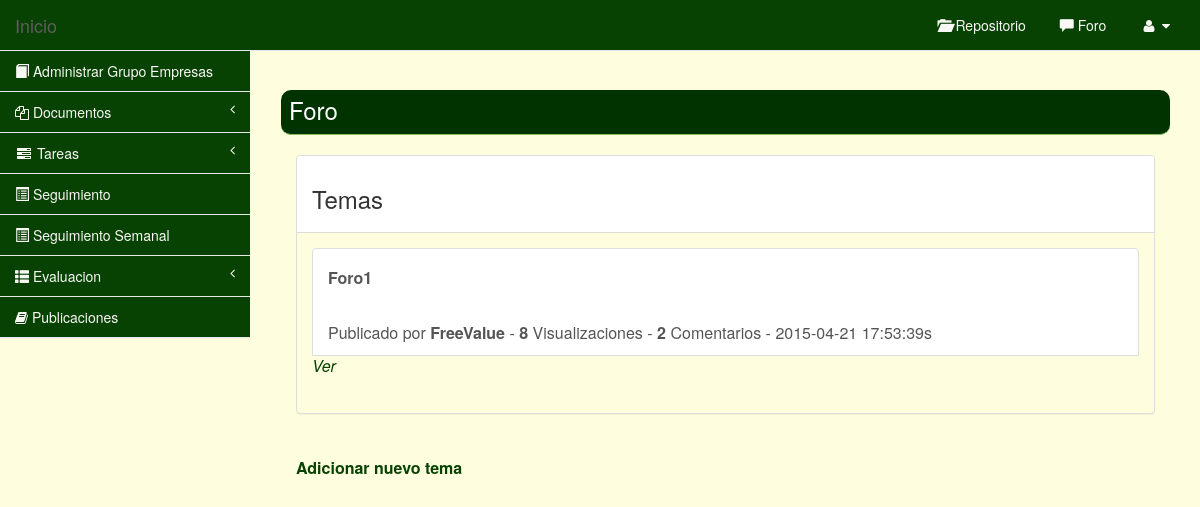
/Vista/lista-de-noticias.php, run on an earlier commit of the app's database.
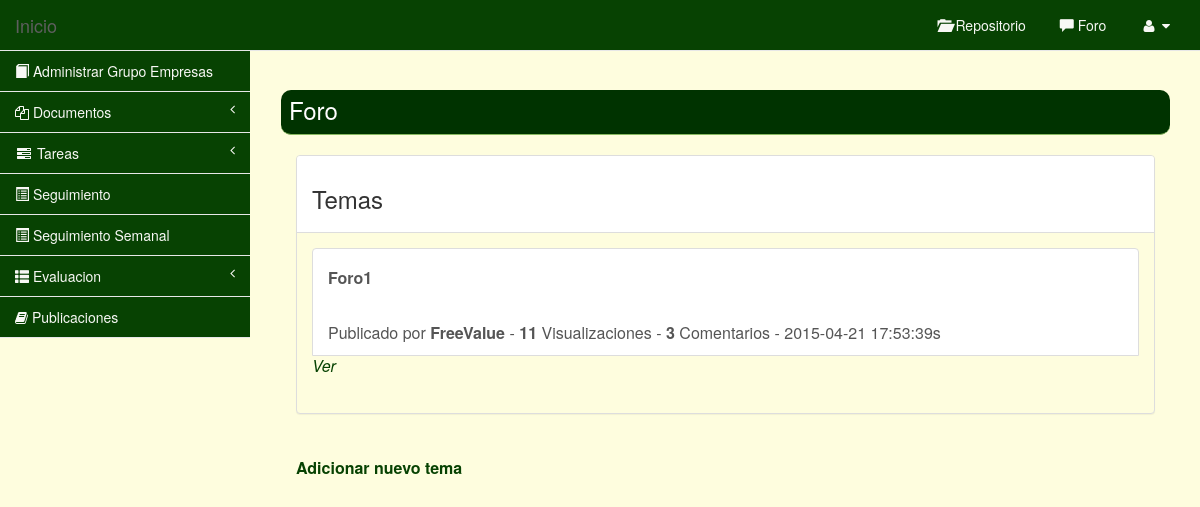
And on a later commit of the database.
### tables this page shows
CREATE TABLE `noticias` (
  `ID_N` int(11) NOT NULL,
  `NOMBRE_U` varchar(50) NOT NULL,
  `TITULO` text NOT NULL,
  `FECHA_N` datetime NOT NULL,
  `VIEWS` int(11) NOT NULL,
  `TEXTO` text NOT NULL,
  `POSTEADO` varchar(50) NOT NULL
);

### Modelo/conexion.php (called while the page is built, shortened)
<?php
include_once "configDB.php";
class conexion{
function conectar(){
$this->data_mysql = new datosmysql();
$bdName = $this->data_mysql->getDB();
}
function consulta($consulta) {
    global $link;
    $resultado = mysql_query($consulta,$link)  or die('error en la consulta' . mysql_error());
    return $resultado;
}
}
?>

### Vista/configDB.php (called while the page is built, shortened)
<?php
class datosmysql{
public $nameDB = 'saetis';
function getDB(){
    return $this->nameDB;
}
}

### Vista/lista-de-noticias.php (the view, shortened to what the changed rows need)
 <?php
 include '../Modelo/conexion.php';
 $uActivo = $_SESSION['usuario'];
 $conect=new conexion();
 ?>
  <!DOCTYPE html>
<html>
<head>
    <link href="../Librerias/icheck/skins/square/green.css" rel="stylesheet">
    <link rel="stylesheet" href="../Librerias/css/bootstrap.min.css" rel="stylesheet">
    <link rel="stylesheet" type="text/css" href="../Librerias/lib/css/docs.css">
    <link rel="stylesheet" type="text/css" href="../Librerias/font-awesome/css/font-awesome.css">
    <link rel="stylesheet" type="text/css" href="../Librerias/lib/css/bootstrap-datetimepicker.css">
    <link rel="stylesheet" type="text/css" href="../Librerias/lib/css/bootstrap-multiselect.css">
    <link rel="stylesheet" type="text/css" href="../Librerias/lib/css/bootstrapValidator.css">
    <link href="../Librerias/css/plugins/timeline/timeline.css" rel="stylesheet">
   <link href="../Librerias/css/sb-admin.css" rel="stylesheet">
   <link href="css/style.css" rel="stylesheet" type="text/css" />
</head>
<body>
<div id="wrapper">
        <div id="page-wrapper">
            <div class="row">
                <div class="col-lg-12">
                    <h2 class="page-header">Foro</h2>
                    <div class="col-lg-12" >
                        <div class="panel panel-default">
                        <div class="panel-body">
                            <div class="list-group">
                                   <?php
                                        $noticia = $conect->consulta("SELECT * FROM noticias ORDER BY ID_N DESC");
                                        while ($noticias=mysql_fetch_array($noticia))
                                        {
                                           $idNoti = $noticias["ID_N"];
                                           $titulo = $noticias["TITULO"];
                                           $fecha = $noticias["FECHA_N"];
                                           $vistos = $noticias["VIEWS"];
                                           $posteado=$noticias["POSTEADO"];
                                           $selComen = $conect->consulta("SELECT * FROM comentarios WHERE ID_N='$idNoti'");
                                           $comentarios = mysql_num_rows($selComen);
                                    ?>
                               <a href="#" class="list-group-item">
                                       <i ></i> <p size="5"><font size="3"><b><?php echo $titulo?></b><p></p>
                                       <i ></i> Publicado por <b><?php echo $posteado?></b> -
                                       <i ></i> <b> <?php echo $vistos?></b> Visualizaciones -
                                       <i ></i> <b><?php echo $comentarios?></b> Comentarios -
                                       <i ></i> <?php echo $fecha?>s
                                     <?php
                                    if($posteado==$uActivo)
                                        {?>
                                     <span class="pull-right text-muted small"><em><?php echo"<td> <a  class='link-dos' href=\"noticia.php?id=$idNoti\">Ver </a></td>";?></em>
                                    </span>
                                    <span class="pull-right text-muted small"><em><?php echo "<td> <a  class='link-dos'href=\"excluir-noticia.php?id=$idNoti\">Eliminar</a></td>"; ?></em>
                                    </span>
                                    <?php }
                                    else { ?>
                                    <span class="pull-right text-muted small"><em><?php echo"<td> <a  class='link-dos' href=\"noticia.php?id=$idNoti\">Ver </a></td>";?></em>
                                    </span>
                                    <?php
                                } ?>
                                </a>
                                <?php
                                 }
                                 ?>
                            </div>
                        </div>
                        </div>
                        <br>
                    </div>
                </div>
            </div>
        </div>
    </div>
</body>
</html>

What changed in the data, as far as the page shows it:
changed noticias "Foro1": VIEWS "8" → "11"; comentarios "2" → "3"
